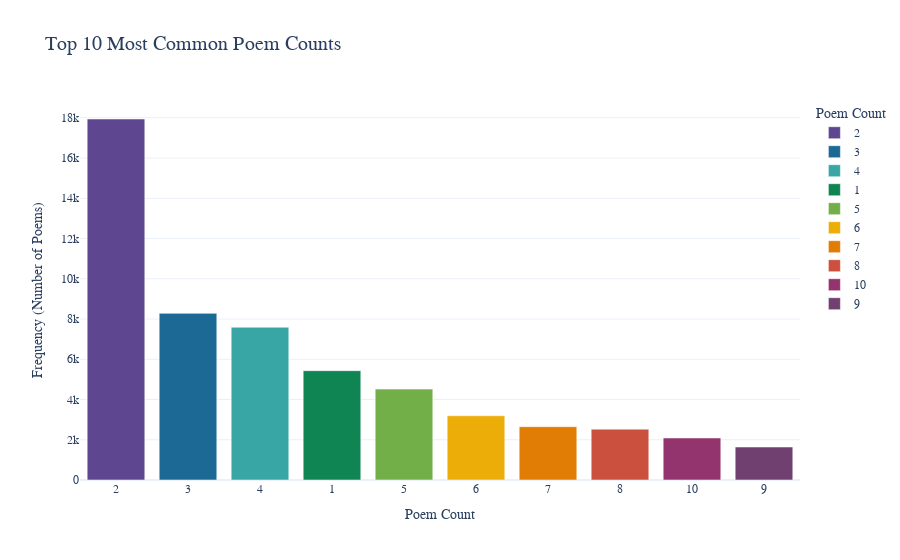

The notebook cell saved with this chart:
### Code cell
## Here, we will visualize the top 10 poems counts.
import plotly.express as px


top_counts = (
    df['poem_count']
    .value_counts()
    .head(10)
    .reset_index()
)

top_counts.columns = ['poem_count', 'frequency']

top_counts['poem_count'] = top_counts['poem_count'].astype(str)

fig = px.bar(
    top_counts,
    x='poem_count',
    y='frequency',
    title='Top 10 Most Common Poem Counts',
    labels={'poem_count': 'Poem Count', 'frequency': 'Frequency (Number of Poems)'},
    template='plotly_white',
    color='poem_count',
    color_discrete_sequence=px.colors.qualitative.Prism
)

fig.update_layout(
    xaxis_title_standoff=15,
    yaxis_title_standoff=15,
    title_font_size=20,
    font_family="Arial",
    xaxis_tickangle=0
)

fig.show()

### Figure 1 — Plotly figure (JSON) as saved in the notebook; plotly's stock layout.template omitted (floating-point values rounded to 4 significant figures)
{"data": [{"hovertemplate": "Poem Count=%{x}<br>Frequency (Number of Poems)=%{y}<extra></extra>", "legendgroup": "2", "marker": {"color": "rgb(95, 70, 144)", "pattern": {"shape": ""}}, "name": "2", "orientation": "v", "showlegend": true, "textposition": "auto", "type": "bar", "x": ["2"], "xaxis": "x", "y": [17938], "yaxis": "y"}, {"hovertemplate": "Poem Count=%{x}<br>Frequency (Number of Poems)=%{y}<extra></extra>", "legendgroup": "3", "marker": {"color": "rgb(29, 105, 150)", "pattern": {"shape": ""}}, "name": "3", "orientation": "v", "showlegend": true, "textposition": "auto", "type": "bar", "x": ["3"], "xaxis": "x", "y": [8280], "yaxis": "y"}, {"hovertemplate": "Poem Count=%{x}<br>Frequency (Number of Poems)=%{y}<extra></extra>", "legendgroup": "4", "marker": {"color": "rgb(56, 166, 165)", "pattern": {"shape": ""}}, "name": "4", "orientation": "v", "showlegend": true, "textposition": "auto", "type": "bar", "x": ["4"], "xaxis": "x", "y": [7591], "yaxis": "y"}, {"hovertemplate": "Poem Count=%{x}<br>Frequency (Number of Poems)=%{y}<extra></extra>", "legendgroup": "1", "marker": {"color": "rgb(15, 133, 84)", "pattern": {"shape": ""}}, "name": "1", "orientation": "v", "showlegend": true, "textposition": "auto", "type": "bar", "x": ["1"], "xaxis": "x", "y": [5432], "yaxis": "y"}, {"hovertemplate": "Poem Count=%{x}<br>Frequency (Number of Poems)=%{y}<extra></extra>", "legendgroup": "5", "marker": {"color": "rgb(115, 175, 72)", "pattern": {"shape": ""}}, "name": "5", "orientation": "v", "showlegend": true, "textposition": "auto", "type": "bar", "x": ["5"], "xaxis": "x", "y": [4517], "yaxis": "y"}, {"hovertemplate": "Poem Count=%{x}<br>Frequency (Number of Poems)=%{y}<extra></extra>", "legendgroup": "6", "marker": {"color": "rgb(237, 173, 8)", "pattern": {"shape": ""}}, "name": "6", "orientation": "v", "showlegend": true, "textposition": "auto", "type": "bar", "x": ["6"], "xaxis": "x", "y": [3193], "yaxis": "y"}, {"hovertemplate": "Poem Count=%{x}<br>Frequency (Number of Poems)=%{y}<extra></extra>", "legendgroup": "7", "marker": {"color": "rgb(225, 124, 5)", "pattern": {"shape": ""}}, "name": "7", "orientation": "v", "showlegend": true, "textposition": "auto", "type": "bar", "x": ["7"], "xaxis": "x", "y": [2649], "yaxis": "y"}, {"hovertemplate": "Poem Count=%{x}<br>Frequency (Number of Poems)=%{y}<extra></extra>", "legendgroup": "8", "marker": {"color": "rgb(204, 80, 62)", "pattern": {"shape": ""}}, "name": "8", "orientation": "v", "showlegend": true, "textposition": "auto", "type": "bar", "x": ["8"], "xaxis": "x", "y": [2527], "yaxis": "y"}, {"hovertemplate": "Poem Count=%{x}<br>Frequency (Number of Poems)=%{y}<extra></extra>", "legendgroup": "10", "marker": {"color": "rgb(148, 52, 110)", "pattern": {"shape": ""}}, "name": "10", "orientation": "v", "showlegend": true, "textposition": "auto", "type": "bar", "x": ["10"], "xaxis": "x", "y": [2088], "yaxis": "y"}, {"hovertemplate": "Poem Count=%{x}<br>Frequency (Number of Poems)=%{y}<extra></extra>", "legendgroup": "9", "marker": {"color": "rgb(111, 64, 112)", "pattern": {"shape": ""}}, "name": "9", "orientation": "v", "showlegend": true, "textposition": "auto", "type": "bar", "x": ["9"], "xaxis": "x", "y": [1638], "yaxis": "y"}], "layout": {"barmode": "relative", "font": {"family": "Arial"}, "legend": {"title": {"text": "Poem Count"}, "tracegroupgap": 0}, "title": {"font": {"size": 20}, "text": "Top 10 Most Common Poem Counts"}, "xaxis": {"anchor": "y", "categoryarray": ["2", "3", "4", "1", "5", "6", "7", "8", "10", "9"], "categoryorder": "array", "domain": [0, 1], "tickangle": 0, "title": {"standoff": 15, "text": "Poem Count"}}, "yaxis": {"anchor": "x", "domain": [0, 1], "title": {"standoff": 15, "text": "Frequency (Number of Poems)"}}}}
